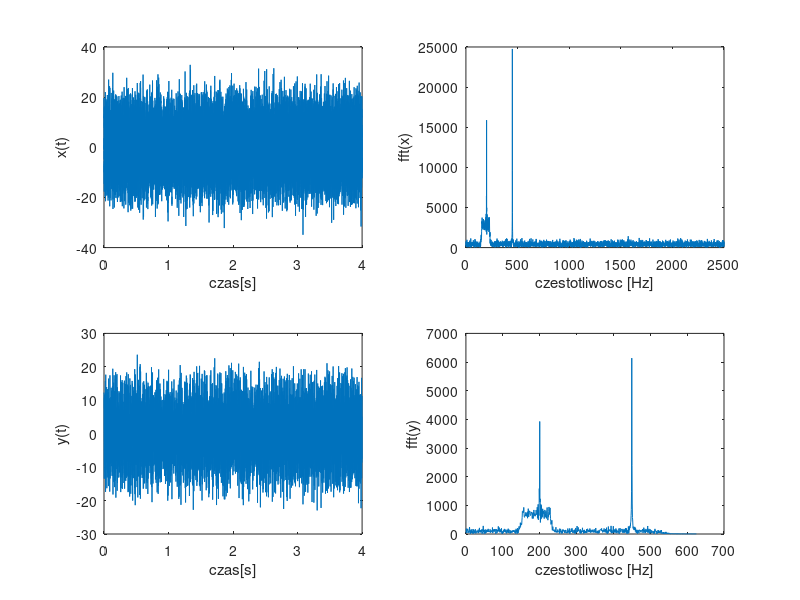
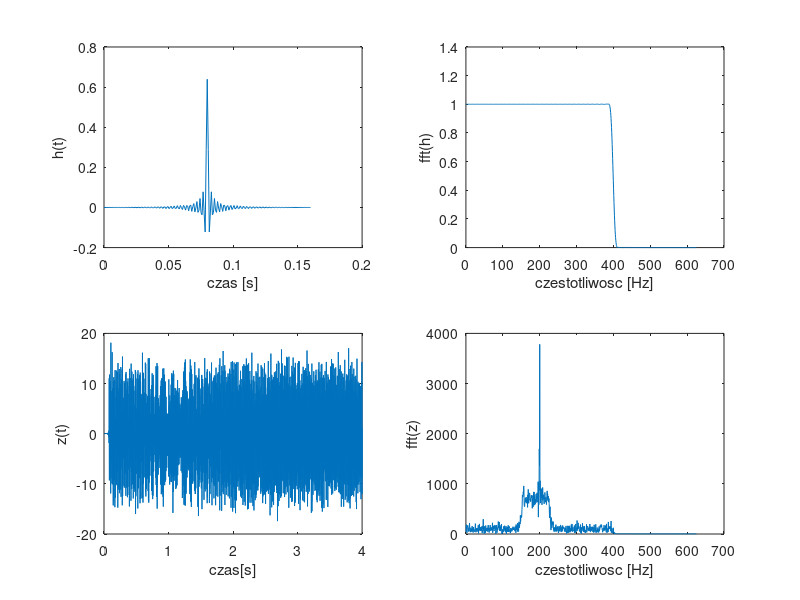
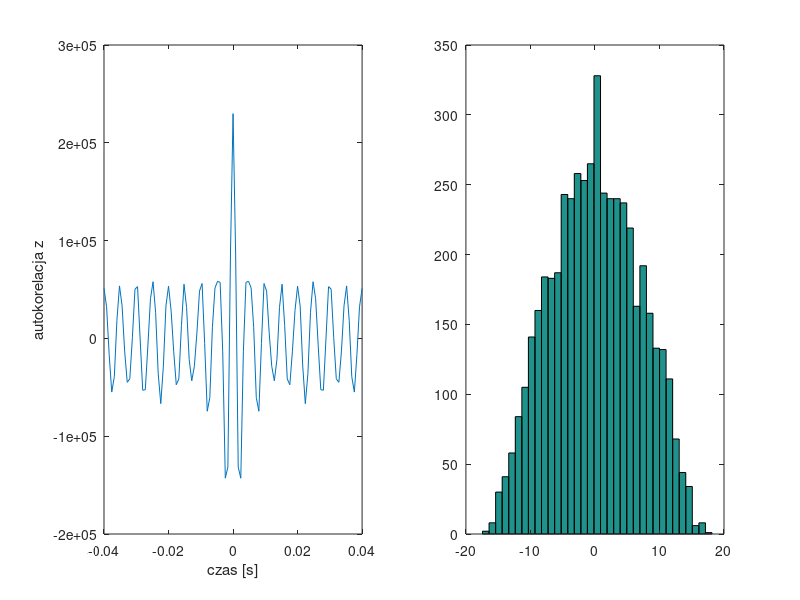

The MATLAB source for these figures, in order:
N=20000;
fx=5000;
tx=0:1/fx:(N-1)/fx;

x= 5*sin(2*pi*200*tx)+7*sin(2*pi*450*tx)+8*chirp(tx,150,(N-1)/fx,350)+5*randn(1,N);

dr=4;
y=decimate(x,dr);
Ny=length(y);
fy=fx/dr;
ty=0:1/fy:(Ny-1)/fy;

figure(1);
subplot(2,2,1);
plot(tx,x);
xlabel('czas[s]');
ylabel('x(t)');

subplot(2,2,2);
Nf=2^nextpow2(fx);
v=fft(x,Nf);
w=abs(v);
N21=Nf/2+1;
tf=linspace(0,fx/2, N21);
plot(tf,w(1:N21));
xlabel('czestotliwosc [Hz]');
ylabel('fft(x)');

subplot(2,2,3);
plot(ty,y);
xlabel('czas[s]');
ylabel('y(t)');

subplot(2,2,4);
Nfy=2^nextpow2(fy);
vy=fft(y,Nfy);
wy=abs(vy);
N21y=Nfy/2+1;
tfy=linspace(0,fy/2, N21y);
plot(tfy,wy(1:N21y));
xlabel('czestotliwosc [Hz]');
ylabel('fft(y)');


figure(2);

M = 201;
hy = fir1(M-1,0.64);
thy = 0:1/fy:(M-1)/fy;

subplot(2,2,1);
plot(thy, hy);
xlabel('czas [s]');
ylabel('h(t)');

subplot(2,2,2);
vhy=fft(hy,Nfy);
why=abs(vhy);
tfhy=linspace(0,fy/2, N21y);
plot(tfy,why(1:N21y));
xlabel('czestotliwosc [Hz]');
ylabel('fft(h)');

subplot(2,2,3);
z = filter(hy,1,y);
plot(ty,z);
xlabel('czas[s]');
ylabel('z(t)');

subplot(2,2,4);
vz=fft(z,Nfy);
wvz=abs(vz);
tfvz=linspace(0,fy/2, N21y);
plot(tfvz,wvz(1:N21y));
xlabel('czestotliwosc [Hz]');
ylabel('fft(z)');


figure(3);

subplot(1,2,1);
kmax = 50;
az = xcorr(z,z,kmax);
taz = -kmax/fy:1/fy:kmax/fy;
plot(taz,az);
xlabel('czas [s]');
ylabel('autokorelacja z');

subplot(1,2,2);
nbins = 35;
hist(z,nbins);

